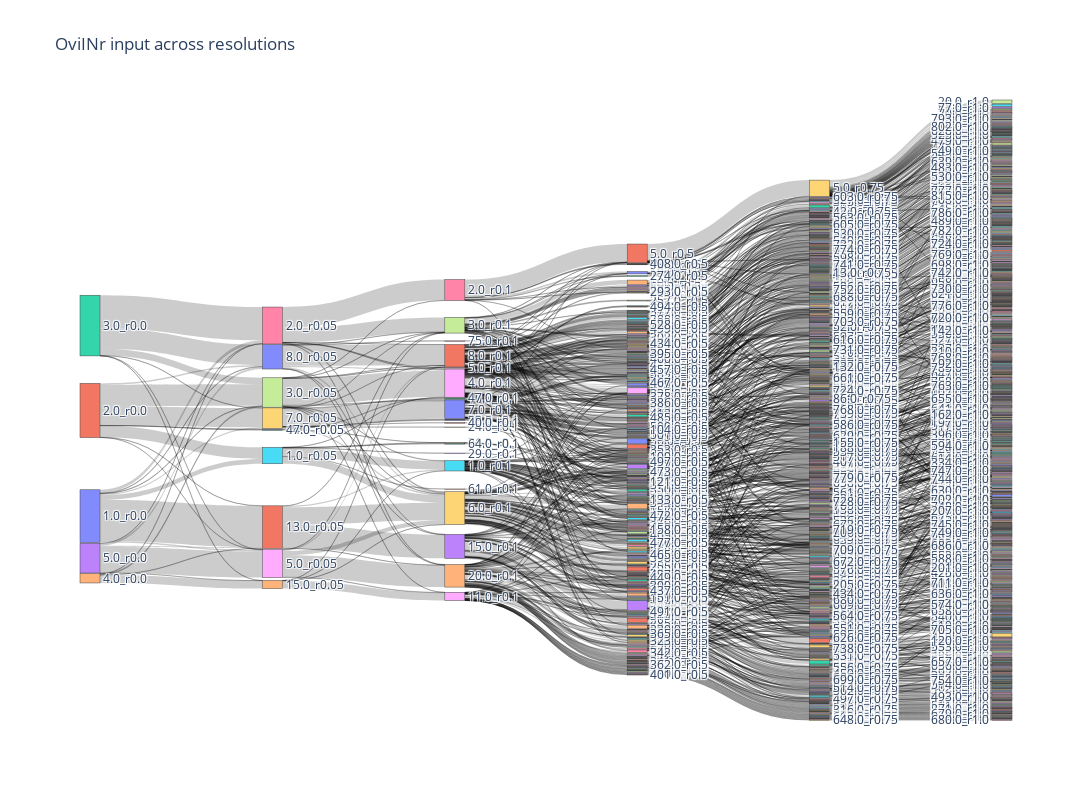

The notebook cell saved with this chart:
### Code cell
# Run through the function
chi_values = ['0.0', '0.05','0.1',  '0.5', '0.75', '1.0']
create_sankey(ovi_inputs, chi_values, figsize=800, title='OviINr input across resolutions')

### Figure 1 — Plotly figure (JSON) as saved in the notebook; plotly's stock layout.template omitted (floating-point values rounded to 4 significant figures; data arrays with more than 128 entries replaced by an {"elided": "..."} marker saying what was removed)
{"data": [{"link": {"source": {"elided": "2068 int values"}, "target": {"elided": "2068 int values"}, "value": {"elided": "2068 int values"}}, "node": {"label": {"elided": "1446 str values"}, "line": {"width": 0.5}, "pad": 15, "thickness": 20}, "type": "sankey"}], "layout": {"height": 800, "title": {"text": "OviINr input across resolutions"}, "width": 1400}}
